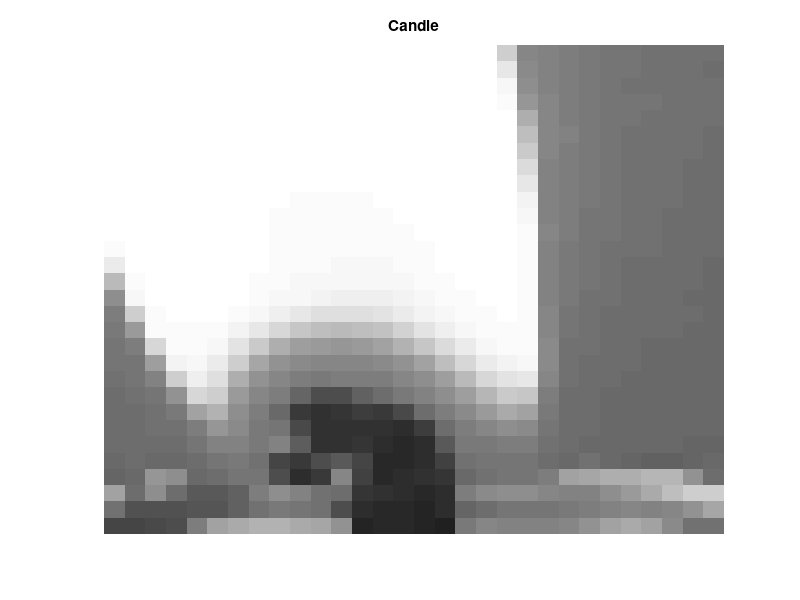

MATLAB code for this plot: (Note: this script raises an error after producing the figure.)

% Copyright 2020. All Rights Reserved
% Code by Shuang Li
% For Paper, "Stochastic Iterative Hard Thresholding for Low-Tucker-Rank Tensor Recovery"
% Proc. Information Theory and Applications, La Jolla, California, February 2020.
% by Rachel Grotheer, Shuang Li, Anna Ma, Deanna Needell, and Jing Qin
% This code is used to reproduce Figures 6 and 7. You may need to adjust the
% parameters according to our paper.

%%

clc; clear; close all;
load candle_5_A

indx = 61:90;
indy = 71:100;
indf = 1:10;
candle = grayMat(indx,indy,indf);
N1 = size(candle,1);
N2 = size(candle,2);
N3 = size(candle,3);

figure(1)
for i = 1:N3
    imagesc(candle(:,:,i),[0 255]);
    colormap gray;
    axis off;
    title('Candle');
    
    drawnow;
    %pause(0.3)
end

%%
M = 3e4;   % number of measurements
r1 = 8; r2 = 8; r3 = 2;
r = [r1 r2 r3];  % estimated rank
Epoches = 20;
bs = round(M/4);
numb = round(M/bs);
mu = 0.45*M;                  % Step size

A = randn(M,N1*N2*N3); % Matrix version of sensing tensors
normA = norm(A,'fro');
A = A/normA;
X = double(candle)./255;            % The target low-rank tensor with estimated rank r
y = A*vec(X);          % Given measurements

%%

fcost = zeros(1,Epoches);
errX = zeros(1,Epoches);
fcost_sto = zeros(1,Epoches);
errX_sto = zeros(1,Epoches);
% Perform Tensor IHT
fprintf('Perform TIHT: \n')
X0 = zeros(N1*N2*N3,1);  % Initialization
numIter = Epoches;           % Number of iterations
XT = X0;
for i = 1:numIter
    if rem(i,10) == 0
        fprintf('Epoch = %d \n',i)
    end
    X_temp = XT+mu*A'*(y-A*XT);
    X_temp = reshape(X_temp,N1,N2,N3);
    [U_temp, S_temp] = mlsvd(X_temp, r);
    XT = lmlragen(U_temp,S_temp);
    XT = vec(XT);
    fcost(i) = norm(y-A*XT)^2/2;
    errX(i) = norm(vec(X)-XT)/norm(vec(X));
end

XT_candle = reshape(XT,N1,N2,N3).*255;

% Perform Stochastic Tensor IHT
fprintf('Perform StoTIHT: \n')
XT_sto = X0;
numIter = numb;
for e = 1:Epoches
    if rem(e,10) == 0
        fprintf('Epoch = %d \n',e)
    end
    for i = 1:numIter
        % randomize
        mm = randperm(M,bs);
        X_temp = XT_sto+mu*A(mm,:)'*(y(mm)-A(mm,:)*XT_sto);
        X_temp = reshape(X_temp,N1,N2,N3);
        [U_temp, S_temp] = mlsvd(X_temp, r);
        XT_sto = lmlragen(U_temp,S_temp);
        XT_sto = vec(XT_sto);
    end
    fcost_sto(e) = norm(y-A*XT_sto)^2/2;
    errX_sto(e) = norm(vec(X)-XT_sto)/norm(vec(X));
end

XTsto_candle = reshape(XT_sto,N1,N2,N3).*255;

%%

figure
fs = 18;
lw = 2;
semilogy(fcost_sto,'r-','linewidth',lw);hold on;
semilogy(fcost,'k--','linewidth',lw);hold on;
h=legend('StoTIHT','TIHT');
xlabel('Epoch','fontsize',fs)
ylabel('$\frac 1 2\|\mathbf{y}-\mathcal{A}(\mathbf{X})\|_2^2$','Interpreter','LaTex','FontSize',fs)
set(h,'fontsize',fs)
set(gca,'fontsize',fs)
set(gcf, 'Color', 'w');



figure
fs = 18;
lw = 2;
semilogy(errX_sto,'r-','linewidth',lw);hold on;
semilogy(errX,'k--','linewidth',lw);hold on;
h=legend('StoTIHT','TIHT');
xlabel('Epoch','fontsize',fs)
ylabel('$\|\mathbf{X}^\star-\widehat{\mathbf{X}}\|_F/\|\mathbf{X}^\star\|_F$','Interpreter','LaTex','FontSize',fs)
set(h,'fontsize',fs)
set(gca,'fontsize',fs)
set(gcf, 'Color', 'w');


%%
figure
fs1 = 15;
fs2 = 15;
set(gcf,'position',[10,500,800,320])
for i = 1:N3
    subplot(2,N3/2,i)
    imagesc(candle(:,:,i),[0 255]);
    colormap gray;
    title(['Frame ', num2str(i)],'FontSize',fs1);
    set(gca,'FontSize',fs1)
    set(gca,'FontSize',fs2)
end
set(gcf, 'Color', 'w');

%export_fig '/Users/SS/Dropbox (Personal)/Shared WISDM materials/SWiM/Tucker rank paper/fig/test_StoTIHT_video_true2.pdf'



figure
fs1 = 15;
fs2 = 15;
set(gcf,'position',[10,500,800,320])
for i = 1:N3
    subplot(2,N3/2,i)
    imagesc(XT_candle(:,:,i),[0 255]);
    colormap gray;
    title(['Frame ', num2str(i)],'FontSize',fs1);
    set(gca,'FontSize',fs1)
    set(gca,'FontSize',fs2)
end
set(gcf, 'Color', 'w');



figure
fs1 = 15;
fs2 = 15;
set(gcf,'position',[10,500,800,320])
for i = 1:N3
    subplot(2,N3/2,i)
    imagesc(XTsto_candle(:,:,i),[0 255]);
    colormap gray;
    title(['Frame ', num2str(i)],'FontSize',fs1);
    set(gca,'FontSize',fs1)
    set(gca,'FontSize',fs2)
end
set(gcf, 'Color', 'w');


%%
figure
fs1 = 15;
fs2 = 18;
set(gcf,'position',[10,500,420,280])
for i = N3-1:N3
    subplot(1,2,i-(N3-2))
    imagesc(candle(:,:,i-(N3-2)),[0 255]);
    colormap gray;
    title(['Frame ', num2str(i)],'FontSize',fs1);
    set(gca,'FontSize',fs2)
end
set(gcf, 'Color', 'w');



figure
fs1 = 15;
fs2 = 18;
set(gcf,'position',[10,500,420,280])
for i = N3-1:N3
    subplot(1,2,i-(N3-2))
    imagesc(XT_candle(:,:,i-(N3-2)),[0 255]);
    colormap gray;
    title(['Frame ', num2str(i)],'FontSize',fs1);
    set(gca,'FontSize',fs2)
end
set(gcf, 'Color', 'w');




figure
fs1 = 15;
fs2 = 18;
set(gcf,'position',[10,500,420,280])
for i = N3-1:N3
    subplot(1,2,i-(N3-2))
    imagesc(XTsto_candle(:,:,i-(N3-2)),[0 255]);
    colormap gray;
    title(['Frame ', num2str(i)],'FontSize',fs1);
    set(gca,'FontSize',fs2)
end
set(gcf, 'Color', 'w');
